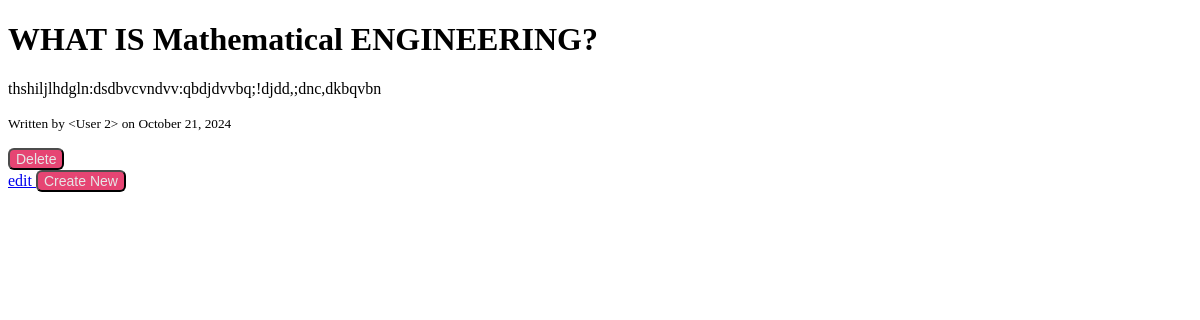
/post/6, run on the app's committed database.
### models.py (models this page shows, shortened)
class Post(db.Model):
    id = db.Column(db.Integer, primary_key=True)
    title = db.Column(db.String(128), nullable=False)
    content = db.Column(db.Text, nullable=False)
    author_id = db.Column(db.Integer, db.ForeignKey('user.id'), nullable=False)
    author = db.relationship('User', backref=db.backref('posts', lazy=True))
    date_posted = db.Column(db.DateTime, nullable=False, default=datetime.utcnow)

### app.py (the view)
@app.route('/post/<int:post_id>', strict_slashes=False)
def view_post(post_id):
    post = Post.query.get_or_404(post_id)
    return render_template('view_post.html', post=post)

### templates/view_post.html (shortened to what this page needs)
<!DOCTYPE html>
<html lang="en">
<head>
    <link rel="stylesheet" href="{{ url_for('static', filename='css/view.css') }}">
</head>
<body>
    <div class="post">
        <h1>{{ post.title }}</h1>
        <p>{{ post.content }}</p>
        <p><small>Written by {{ post.author }} on {{ post.date_posted.strftime('%B %d, %Y') }}</small></p>
    </div>
    <nav>
        <form method="POST" action="{{ url_for('delete_post', post_id=post.id) }}" onsubmit="return confirm('Are you sure you want to delete this post?');">
            <a href="{{ url_for('delete_post', post_id=post.id) }}">
                <button type="submit" class="delete">Delete</button>
            </a>
        </form>
        <a href="{{ url_for('edit_post', post_id=post.id) }}">
            edit
        </a>
        <a href="{{ url_for('create_post', post_id=post.id) }}">
            <button type="submit" class="delete space-x-6">Create New</button>
        </a>
    </nav>
</body>
</html>

### static/css/view.css (style rules this page uses)
.delete { color: white; background-color: #ff4d80; cursor: pointer; border-radius: 0.375rem; font-size: 0.875rem; font-weight: 500; transition: all 0.2s ease-in-out; display: inline-flex; filter: brightness(0.9); }

### data on the page
Post: title "WHAT IS Mathematical ENGINEERING?", content "thshiljlhdgln:dsdbvcvndvv:qbdjdvvbq;!djdd,;dnc,dkbqvbn", date_posted "October 21, 2024"

### other printed values
{{ post.author }} "<User 2>"
